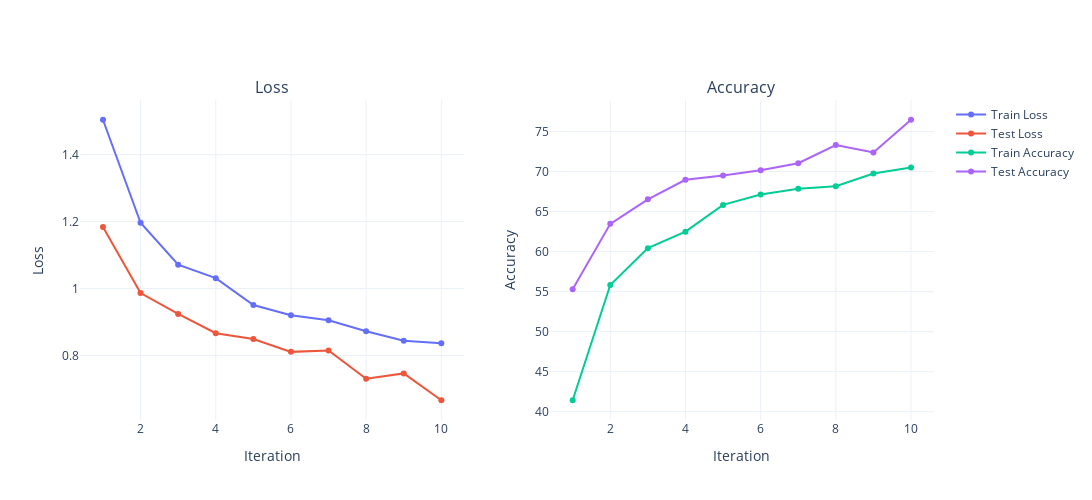

Notebook code cell kept with this figure:
### Code cell
plot_best_trial_metrics(f"{best_result_lenetfive.path}/progress.csv")

### Figure 1 — Plotly figure (JSON) as saved in the notebook; plotly's stock layout.template omitted (floating-point values rounded to 4 significant figures)
{"data": [{"mode": "lines+markers", "name": "Train Loss", "type": "scatter", "x": [1, 2, 3, 4, 5, 6, 7, 8, 9, 10], "xaxis": "x", "y": [1.504, 1.197, 1.071, 1.031, 0.951, 0.9206, 0.9053, 0.8725, 0.8444, 0.8368], "yaxis": "y"}, {"mode": "lines+markers", "name": "Test Loss", "type": "scatter", "x": [1, 2, 3, 4, 5, 6, 7, 8, 9, 10], "xaxis": "x", "y": [1.184, 0.9867, 0.9243, 0.8665, 0.8493, 0.8109, 0.8153, 0.7308, 0.7466, 0.6664], "yaxis": "y"}, {"mode": "lines+markers", "name": "Train Accuracy", "type": "scatter", "x": [1, 2, 3, 4, 5, 6, 7, 8, 9, 10], "xaxis": "x2", "y": [41.43, 55.83, 60.43, 62.49, 65.84, 67.14, 67.84, 68.18, 69.76, 70.51], "yaxis": "y2"}, {"mode": "lines+markers", "name": "Test Accuracy", "type": "scatter", "x": [1, 2, 3, 4, 5, 6, 7, 8, 9, 10], "xaxis": "x2", "y": [55.3, 63.47, 66.54, 68.97, 69.52, 70.16, 71.04, 73.32, 72.38, 76.48], "yaxis": "y2"}], "layout": {"annotations": [{"font": {"size": 16}, "showarrow": false, "text": "Loss", "x": 0.225, "xanchor": "center", "xref": "paper", "y": 1, "yanchor": "bottom", "yref": "paper"}, {"font": {"size": 16}, "showarrow": false, "text": "Accuracy", "x": 0.775, "xanchor": "center", "xref": "paper", "y": 1, "yanchor": "bottom", "yref": "paper"}], "height": 500, "hovermode": "x unified", "width": 1200, "xaxis": {"anchor": "y", "domain": [0, 0.45], "title": {"text": "Iteration"}}, "xaxis2": {"anchor": "y2", "domain": [0.55, 1], "title": {"text": "Iteration"}}, "yaxis": {"anchor": "x", "domain": [0, 1], "title": {"text": "Loss"}}, "yaxis2": {"anchor": "x2", "domain": [0, 1], "title": {"text": "Accuracy"}}}}
